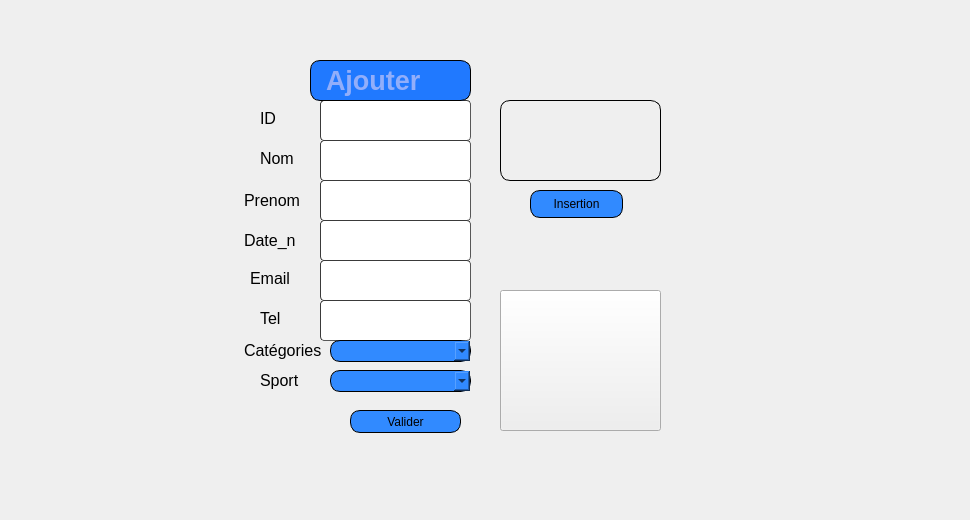
       <widget class="QWidget" name="page_2">
        <widget class="QLabel" name="label_16">
         <property name="geometry">
          <rect>
           <x>0</x>
           <y>10</y>
           <width>961</width>
           <height>501</height>
          </rect>
         </property>
         <property name="text">
          <string/>
         </property>
         <property name="pixmap">
          <pixmap resource="qt.qrc">:/new/prefix1/icons/haya.png</pixmap>
         </property>
        </widget>
        <widget class="QLabel" name="label_17">
         <property name="geometry">
          <rect>
           <x>240</x>
           <y>50</y>
           <width>471</width>
           <height>421</height>
          </rect>
         </property>
         <property name="text">
          <string/>
         </property>
         <property name="pixmap">
          <pixmap resource="qt.qrc">:/new/prefix1/icons/imf.jpg</pixmap>
         </property>
        </widget>
        <widget class="QLineEdit" name="id_j">
         <property name="geometry">
          <rect>
           <x>320</x>
           <y>100</y>
           <width>151</width>
           <height>41</height>
          </rect>
         </property>
         <property name="styleSheet">
          <string notr="true">	border-width: 1px; border-radius: 4px;
	border-color: rgb(58, 58, 58);
	border-style: inset;
	padding: 0 8px;


	selection-color: rgb(60, 63, 65);</string>
         </property>
        </widget>
        <widget class="QLineEdit" name="nom_j">
         <property name="geometry">
          <rect>
           <x>320</x>
           <y>140</y>
           <width>151</width>
           <height>41</height>
          </rect>
         </property>
         <property name="styleSheet">
          <string notr="true">	border-width: 1px; border-radius: 4px;
	border-color: rgb(58, 58, 58);
	border-style: inset;
	padding: 0 8px;


	selection-color: rgb(60, 63, 65);</string>
         </property>
        </widget>
        <widget class="QLineEdit" name="prenom_j">
         <property name="geometry">
          <rect>
           <x>320</x>
           <y>180</y>
           <width>151</width>
           <height>41</height>
          </rect>
         </property>
         <property name="styleSheet">
          <string notr="true">	border-width: 1px; border-radius: 4px;
	border-color: rgb(58, 58, 58);
	border-style: inset;
	padding: 0 8px;


	selection-color: rgb(60, 63, 65);</string>
         </property>
        </widget>
        <widget class="QLineEdit" name="daten_j">
         <property name="geometry">
          <rect>
           <x>320</x>
           <y>220</y>
           <width>151</width>
           <height>41</height>
          </rect>
         </property>
         <property name="styleSheet">
          <string notr="true">	border-width: 1px; border-radius: 4px;
	border-color: rgb(58, 58, 58);
	border-style: inset;
	padding: 0 8px;


	selection-color: rgb(60, 63, 65);</string>
         </property>
        </widget>
        <widget class="QLineEdit" name="email_j">
         <property name="geometry">
          <rect>
           <x>320</x>
           <y>260</y>
           <width>151</width>
           <height>41</height>
          </rect>
         </property>
         <property name="styleSheet">
          <string notr="true">	border-width: 1px; border-radius: 4px;
	border-color: rgb(58, 58, 58);
	border-style: inset;
	padding: 0 8px;


	selection-color: rgb(60, 63, 65);</string>
         </property>
        </widget>
        <widget class="QLineEdit" name="tel_j">
         <property name="geometry">
          <rect>
           <x>320</x>
           <y>300</y>
           <width>151</width>
           <height>41</height>
          </rect>
         </property>
         <property name="styleSheet">
          <string notr="true">	border-width: 1px; border-radius: 4px;
	border-color: rgb(58, 58, 58);
	border-style: inset;
	padding: 0 8px;


	selection-color: rgb(60, 63, 65);</string>
         </property>
        </widget>
        <widget class="QComboBox" name="categ">
         <property name="geometry">
          <rect>
           <x>330</x>
           <y>340</y>
           <width>141</width>
           <height>22</height>
          </rect>
         </property>
         <property name="styleSheet">
          <string notr="true">	border: 1px solid black;
border-radius: 10px;
padding: 0 8px;
background: #318aff;
font: bold, &quot;Arial&quot;;;
text-align:center;
</string>
         </property>
        </widget>
        <widget class="QComboBox" name="sport_2">
         <property name="geometry">
          <rect>
           <x>330</x>
           <y>370</y>
           <width>141</width>
           <height>22</height>
          </rect>
         </property>
         <property name="styleSheet">
          <string notr="true">	border: 1px solid black;
border-radius: 10px;
padding: 0 8px;
background: #318aff;
font: bold, &quot;Arial&quot;;;
text-align:center;
</string>
         </property>
        </widget>
        <widget class="QPushButton" name="Valider_j">
         <property name="geometry">
          <rect>
           <x>350</x>
           <y>410</y>
           <width>111</width>
           <height>23</height>
          </rect>
         </property>
         <property name="styleSheet">
          <string notr="true">		border: 1px solid black;
border-radius: 10px;
padding: 0 8px;
background: #318aff;
font: bold, &quot;Arial&quot;;;
text-align:center;
</string>
         </property>
         <property name="text">
          <string>Valider</string>
         </property>
         <property name="icon">
          <iconset resource="qt.qrc">
           <normaloff>:/new/prefix1/icons/check.jpg</normaloff>:/new/prefix1/icons/check.jpg</iconset>
         </property>
        </widget>
        <widget class="QLabel" name="image_j">
         <property name="geometry">
          <rect>
           <x>500</x>
           <y>100</y>
           <width>161</width>
           <height>81</height>
          </rect>
         </property>
         <property name="styleSheet">
          <string notr="true">	border: 1px solid black;
border-radius: 10px;
padding: 0 8px;

font: bold, &quot;Arial&quot;;;
text-align:center;
</string>
         </property>
         <property name="text">
          <string/>
         </property>
        </widget>
        <widget class="QPushButton" name="insertion_j">
         <property name="geometry">
          <rect>
           <x>530</x>
           <y>190</y>
           <width>93</width>
           <height>28</height>
          </rect>
         </property>
         <property name="styleSheet">
          <string notr="true">	border: 1px solid black;
border-radius: 10px;
padding: 0 8px;
background: #318aff;
font: bold, &quot;Arial&quot;;;
text-align:center;
</string>
         </property>
         <property name="text">
          <string>Insertion</string>
         </property>
         <property name="icon">
          <iconset resource="qt.qrc">
           <normaloff>:/new/prefix1/icons/app.png</normaloff>:/new/prefix1/icons/app.png</iconset>
         </property>
        </widget>
        <widget class="QLabel" name="dateEdit_j">
         <property name="geometry">
          <rect>
           <x>520</x>
           <y>230</y>
           <width>141</width>
           <height>41</height>
          </rect>
         </property>
         <property name="text">
          <string/>
         </property>
        </widget>
        <widget class="QPushButton" name="traiter_j">
         <property name="geometry">
          <rect>
           <x>500</x>
           <y>290</y>
           <width>161</width>
           <height>141</height>
          </rect>
         </property>
         <property name="styleSheet">
          <string notr="true">background-image: url(:/new/prefix1/icons/A.png);</string>
         </property>
         <property name="text">
          <string/>
         </property>
         <property name="icon">
          <iconset>
           <normaloff>:/icons/1458512 (1).png</normaloff>:/icons/1458512 (1).png</iconset>
         </property>
         <property name="iconSize">
          <size>
           <width>150</width>
           <height>150</height>
          </size>
         </property>
         <property name="autoDefault">
          <bool>false</bool>
         </property>
        </widget>
        <widget class="QLabel" name="label_18">
         <property name="geometry">
          <rect>
           <x>260</x>
           <y>150</y>
           <width>55</width>
           <height>16</height>
          </rect>
         </property>
         <property name="font">
          <font>
           <family>Arial</family>
           <pointsize>12</pointsize>
          </font>
         </property>
         <property name="text">
          <string>Nom</string>
         </property>
        </widget>
        <widget class="QLabel" name="label_19">
         <property name="geometry">
          <rect>
           <x>244</x>
           <y>190</y>
           <width>71</width>
           <height>20</height>
          </rect>
         </property>
         <property name="font">
          <font>
           <family>Arial</family>
           <pointsize>12</pointsize>
          </font>
         </property>
         <property name="text">
          <string>Prenom</string>
         </property>
        </widget>
        <widget class="QLabel" name="label_20">
         <property name="geometry">
          <rect>
           <x>244</x>
           <y>230</y>
           <width>71</width>
           <height>20</height>
          </rect>
         </property>
         <property name="font">
          <font>
           <family>Arial</family>
           <pointsize>12</pointsize>
          </font>
         </property>
         <property name="text">
          <string>Date_n</string>
         </property>
        </widget>
        <widget class="QLabel" name="label_21">
         <property name="geometry">
          <rect>
           <x>250</x>
           <y>270</y>
           <width>55</width>
           <height>16</height>
          </rect>
         </property>
         <property name="font">
          <font>
           <family>Arial</family>
           <pointsize>12</pointsize>
          </font>
         </property>
         <property name="text">
          <string>Email</string>
         </property>
        </widget>
        <widget class="QLabel" name="label_22">
         <property name="geometry">
          <rect>
           <x>260</x>
           <y>310</y>
           <width>55</width>
           <height>16</height>
          </rect>
         </property>
         <property name="font">
          <font>
           <family>Arial</family>
           <pointsize>12</pointsize>
          </font>
         </property>
         <property name="text">
          <string>Tel</string>
         </property>
        </widget>
        <widget class="QLabel" name="label_23">
         <property name="geometry">
          <rect>
           <x>244</x>
           <y>340</y>
           <width>81</width>
           <height>20</height>
          </rect>
         </property>
         <property name="font">
          <font>
           <family>Arial</family>
           <pointsize>12</pointsize>
          </font>
         </property>
         <property name="text">
          <string>Catégories</string>
         </property>
        </widget>
        <widget class="QLabel" name="label_24">
         <property name="geometry">
          <rect>
           <x>260</x>
           <y>370</y>
           <width>61</width>
           <height>20</height>
          </rect>
         </property>
         <property name="font">
          <font>
           <family>Arial</family>
           <pointsize>12</pointsize>
          </font>
         </property>
         <property name="text">
          <string>Sport</string>
         </property>
        </widget>
        <widget class="QLabel" name="label_25">
         <property name="geometry">
          <rect>
           <x>260</x>
           <y>110</y>
           <width>55</width>
           <height>16</height>
          </rect>
         </property>
         <property name="font">
          <font>
           <family>Arial</family>
           <pointsize>12</pointsize>
          </font>
         </property>
         <property name="text">
          <string>ID</string>
         </property>
        </widget>
        <widget class="QLabel" name="label_92">
         <property name="geometry">
          <rect>
           <x>310</x>
           <y>60</y>
           <width>161</width>
           <height>41</height>
          </rect>
         </property>
         <property name="font">
          <font>
           <family>Arial</family>
           <pointsize>20</pointsize>
           <weight>75</weight>
           <italic>false</italic>
           <bold>true</bold>
          </font>
         </property>
         <property name="styleSheet">
          <string notr="true">border: 1px solid black;
background-color: rgb(32, 121, 255);
color: rgb(146, 174, 250);
border-radius: 10px;
padding: 0 8px;

font: bold, &quot;Arial&quot;;;
text-align:center;</string>
         </property>
         <property name="text">
          <string>Ajouter</string>
         </property>
        </widget>
       </widget>
